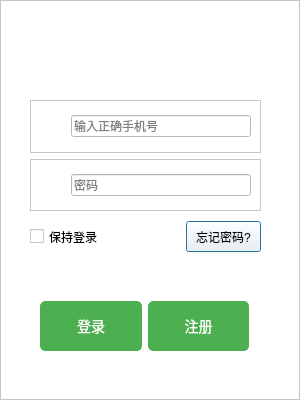
<?xml version="1.0" encoding="UTF-8"?>
<ui version="4.0">
 <class>cell_login</class>
 <widget class="QDialog" name="cell_login">
  <property name="geometry">
   <rect>
    <x>0</x>
    <y>0</y>
    <width>300</width>
    <height>400</height>
   </rect>
  </property>
  <property name="maximumSize">
   <size>
    <width>300</width>
    <height>400</height>
   </size>
  </property>
  <property name="windowTitle">
   <string>Dialog</string>
  </property>
  <widget class="QFrame" name="frame">
   <property name="geometry">
    <rect>
     <x>0</x>
     <y>0</y>
     <width>300</width>
     <height>400</height>
    </rect>
   </property>
   <property name="maximumSize">
    <size>
     <width>300</width>
     <height>400</height>
    </size>
   </property>
   <property name="styleSheet">
    <string notr="true">background-color:#ffffff</string>
   </property>
   <property name="frameShape">
    <enum>QFrame::StyledPanel</enum>
   </property>
   <property name="frameShadow">
    <enum>QFrame::Raised</enum>
   </property>
   <widget class="QWidget" name="layoutWidget">
    <property name="geometry">
     <rect>
      <x>60</x>
      <y>20</y>
      <width>167</width>
      <height>63</height>
     </rect>
    </property>
    <layout class="QHBoxLayout" name="horizontalLayout_3">
     <item>
      <spacer name="horizontalSpacer">
       <property name="orientation">
        <enum>Qt::Horizontal</enum>
       </property>
       <property name="sizeHint" stdset="0">
        <size>
         <width>40</width>
         <height>20</height>
        </size>
       </property>
      </spacer>
     </item>
     <item>
      <widget class="QLabel" name="label">
       <property name="minimumSize">
        <size>
         <width>71</width>
         <height>61</height>
        </size>
       </property>
       <property name="styleSheet">
        <string notr="true">image: url(:/loginIMG/image/login.png);</string>
       </property>
       <property name="text">
        <string/>
       </property>
      </widget>
     </item>
     <item>
      <spacer name="horizontalSpacer_2">
       <property name="orientation">
        <enum>Qt::Horizontal</enum>
       </property>
       <property name="sizeHint" stdset="0">
        <size>
         <width>40</width>
         <height>20</height>
        </size>
       </property>
      </spacer>
     </item>
    </layout>
   </widget>
   <widget class="QWidget" name="layoutWidget">
    <property name="geometry">
     <rect>
      <x>30</x>
      <y>220</y>
      <width>231</width>
      <height>33</height>
     </rect>
    </property>
    <layout class="QHBoxLayout" name="horizontalLayout_4">
     <item>
      <widget class="QCheckBox" name="chk_keepSignIn">
       <property name="minimumSize">
        <size>
         <width>111</width>
         <height>31</height>
        </size>
       </property>
       <property name="styleSheet">
        <string notr="true"/>
       </property>
       <property name="text">
        <string>保持登录</string>
       </property>
      </widget>
     </item>
     <item>
      <widget class="QPushButton" name="btn_forgetPWD">
       <property name="minimumSize">
        <size>
         <width>70</width>
         <height>31</height>
        </size>
       </property>
       <property name="maximumSize">
        <size>
         <width>75</width>
         <height>16777215</height>
        </size>
       </property>
       <property name="styleSheet">
        <string notr="true"/>
       </property>
       <property name="text">
        <string>忘记密码?</string>
       </property>
       <property name="default">
        <bool>false</bool>
       </property>
       <property name="flat">
        <bool>false</bool>
       </property>
      </widget>
     </item>
    </layout>
   </widget>
   <widget class="QWidget" name="layoutWidget">
    <property name="geometry">
     <rect>
      <x>40</x>
      <y>300</y>
      <width>209</width>
      <height>52</height>
     </rect>
    </property>
    <layout class="QHBoxLayout" name="horizontalLayout_5">
     <item>
      <widget class="QPushButton" name="btn_signIn">
       <property name="minimumSize">
        <size>
         <width>100</width>
         <height>50</height>
        </size>
       </property>
       <property name="styleSheet">
        <string notr="true">QPushButton {
    background-color: #4CAF50; /* 设置按钮背景颜色 */
    color: white; /* 设置文字颜色 */
    border: 1px solid #4CAF50; /* 设置按钮边框 */
    border-radius: 5px; /* 设置按钮圆角 */
    padding: 5px 10px; /* 设置按钮内边距 */
    font-size: 14px; /* 设置文字大小 */
}

QPushButton:hover {
    background-color: #45a049; /* 鼠标悬停时的背景颜色 */
}

QPushButton:pressed {
    background-color: #3e8e41; /* 鼠标按下时的背景颜色 */
}
</string>
       </property>
       <property name="text">
        <string>登录</string>
       </property>
      </widget>
     </item>
     <item>
      <widget class="QPushButton" name="btn_signUp">
       <property name="minimumSize">
        <size>
         <width>100</width>
         <height>50</height>
        </size>
       </property>
       <property name="styleSheet">
        <string notr="true">QPushButton {
    background-color: #4CAF50; /* 设置按钮背景颜色 */
    color: white; /* 设置文字颜色 */
    border: 1px solid #4CAF50; /* 设置按钮边框 */
    border-radius: 5px; /* 设置按钮圆角 */
    padding: 5px 10px; /* 设置按钮内边距 */
    font-size: 14px; /* 设置文字大小 */
}

QPushButton:hover {
    background-color: #45a049; /* 鼠标悬停时的背景颜色 */
}

QPushButton:pressed {
    background-color: #3e8e41; /* 鼠标按下时的背景颜色 */
}
</string>
       </property>
       <property name="text">
        <string>注册</string>
       </property>
      </widget>
     </item>
    </layout>
   </widget>
   <widget class="QWidget" name="layoutWidget">
    <property name="geometry">
     <rect>
      <x>30</x>
      <y>100</y>
      <width>231</width>
      <height>111</height>
     </rect>
    </property>
    <layout class="QVBoxLayout" name="verticalLayout">
     <item>
      <widget class="QFrame" name="frame_user">
       <property name="frameShape">
        <enum>QFrame::StyledPanel</enum>
       </property>
       <property name="frameShadow">
        <enum>QFrame::Raised</enum>
       </property>
       <layout class="QGridLayout" name="gridLayout">
        <item row="0" column="0">
         <layout class="QHBoxLayout" name="horizontalLayout">
          <item>
           <widget class="QLabel" name="label_2">
            <property name="minimumSize">
             <size>
              <width>25</width>
              <height>0</height>
             </size>
            </property>
            <property name="text">
             <string/>
            </property>
           </widget>
          </item>
          <item>
           <widget class="QLineEdit" name="ledit_User">
            <property name="styleSheet">
             <string notr="true"/>
            </property>
            <property name="placeholderText">
             <string>输入正确手机号</string>
            </property>
           </widget>
          </item>
         </layout>
        </item>
       </layout>
      </widget>
     </item>
     <item>
      <widget class="QFrame" name="frame_pwd">
       <property name="frameShape">
        <enum>QFrame::StyledPanel</enum>
       </property>
       <property name="frameShadow">
        <enum>QFrame::Raised</enum>
       </property>
       <layout class="QGridLayout" name="gridLayout_2">
        <item row="0" column="0">
         <layout class="QHBoxLayout" name="horizontalLayout_2">
          <item>
           <widget class="QLabel" name="label_3">
            <property name="minimumSize">
             <size>
              <width>25</width>
              <height>0</height>
             </size>
            </property>
            <property name="text">
             <string/>
            </property>
           </widget>
          </item>
          <item>
           <widget class="QLineEdit" name="ledit_PWS">
            <property name="styleSheet">
             <string notr="true"/>
            </property>
            <property name="echoMode">
             <enum>QLineEdit::Normal</enum>
            </property>
            <property name="placeholderText">
             <string>密码</string>
            </property>
           </widget>
          </item>
         </layout>
        </item>
       </layout>
      </widget>
     </item>
    </layout>
   </widget>
  </widget>
 </widget>
 <resources/>
 <connections/>
</ui>
